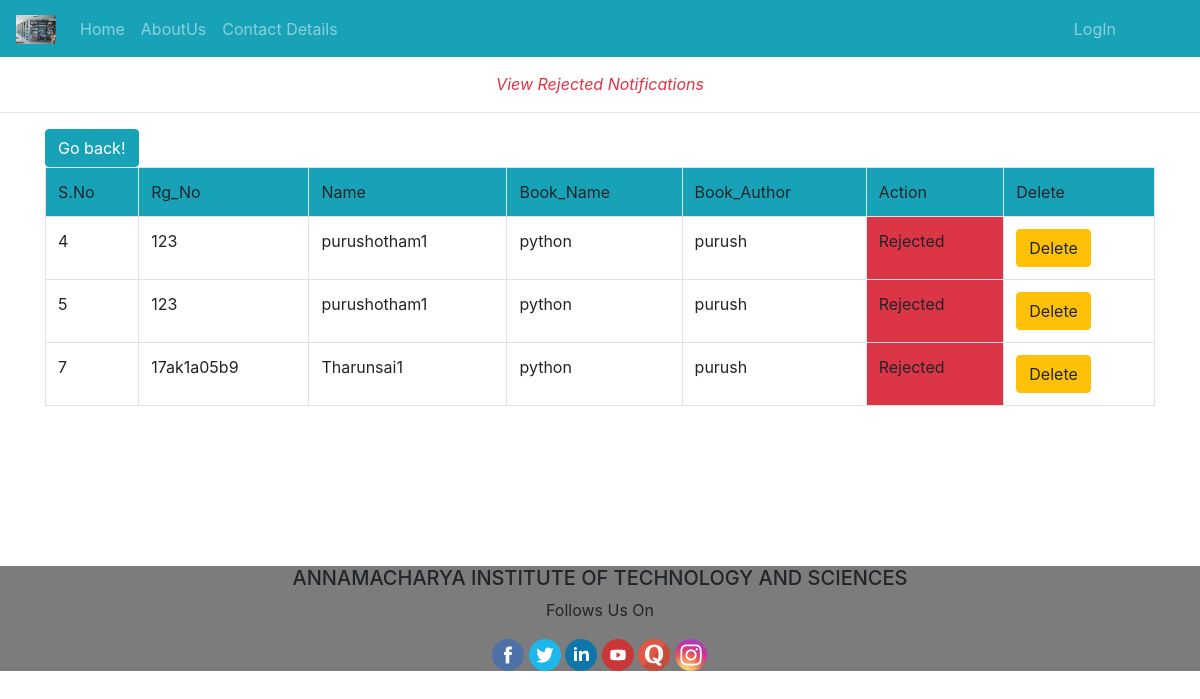
Screenshot of /rejecting/ with the database file from the repository.
### Library_App/models.py (models this page shows)
class st_admin_data(models.Model):
	Rg_No=models.CharField(max_length=120)
	Branch=models.CharField(max_length=120)
	Name=models.CharField(max_length=120)
	issue_status=models.IntegerField(default=0)
	Book_name=models.CharField(max_length=120)
	Book_author=models.CharField(max_length=120)
	Book_count=models.IntegerField(default=0)
	Issue_date=models.DateField(blank=True,null=True)
	Expire_date=models.DateField(blank=True,null=True)
	Return_Date=models.DateField(blank=True,null=True)
	Fine=models.IntegerField(default=0)
	uid=models.ForeignKey(User,on_delete=models.CASCADE)

### Library_App/views.py (the view)
# urls.py: path('rejecting/',views.rejecting,name="rejecting"),
def rejecting(req):
	pending2=st_admin_data.objects.all()
	data=Books_Avail.objects.filter()
	return render(req,'html/noti_rejectingdata.html',{'p':pending2})

### Library_App/templates/html/noti_rejectingdata.html (shortened to what this page needs)
{% extends 'html/base.html' %}
{% load static %}
{% block content %}
<div class="text-center text-danger">
	<br>
	<span><i>View Rejected Notifications</i></span>
</div>
<hr>
<div class="container">
	<table class="table table-bordered">
		<input type="button" value="Go back!" onclick="history.back()" class="btn btn-info">
		<tr class="bg bg-info">
			<td>S.No</td>
			<td>Rg_No</td>
			<td>Name</td>
			<td>Book_Name</td>
			<td>Book_Author</td>
			<td>Action</td>
			<td>Delete</td>
		</tr>
		{% for i in p %}
		{% if i.issue_status is 2 %}
		<tr>
			<td>{{forloop.counter}}</td>
			<td>{{i.Rg_No}}</td>
			<td>{{i.Name}}</td>
			<td>{{i.Book_name}}</td>
			<td>{{i.Book_author}}</td>
			{% if i.issue_status is 2 %}
			<td class="bg-danger">Rejected</td>
			{% endif %}
			<td><a class="confirm-delete btn btn-warning" href="{% url 'datadelete' i.id %}">Delete</a></td>
		</tr>
		{% endif %}
		{% endfor %}
	</table>
</div>
		<br><br><br><br><br>
{% endblock %}

### rows the page displays
st_admin_data: Rg_No "123", Name "purushotham1", Book_name "python", Book_author "purush", issue_status "Rejected"
st_admin_data: Rg_No "123", Name "purushotham1", Book_name "python", Book_author "purush", issue_status "Rejected"
st_admin_data: Rg_No "17ak1a05b9", Name "Tharunsai1", Book_name "python", Book_author "purush", issue_status "Rejected"
